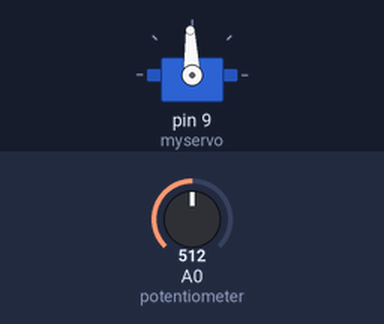
The sketch below on a simulated Arduino Uno, built with avr-gcc and run on an emulated ATmega328P. Shown: servo. Inputs (shaded band) come from the test bench; at power-on: A0 (potentiometer) = 512.

Above: at 1.2 s.
1.3 s: A0 (potentiometer) set to 716
At 2.4 s:
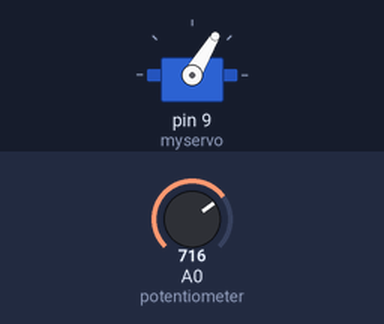
2.8 s: A0 (potentiometer) set to 900
At 3.5 s:
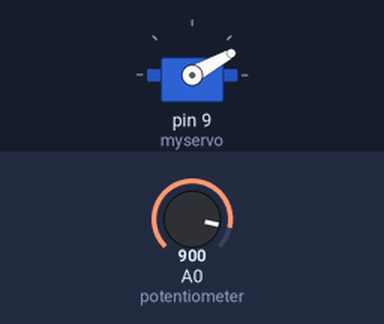
4.3 s: A0 (potentiometer) set to 1023
At 4.7 s:
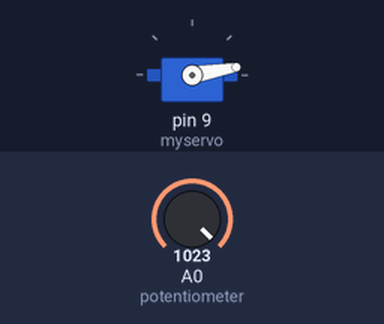
5.8 s: A0 (potentiometer) set to 306
At 7.0 s:
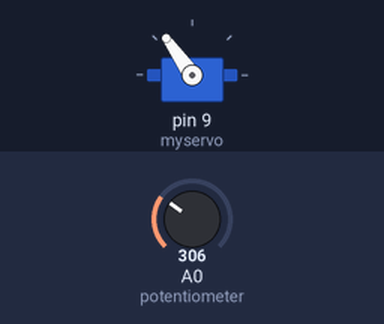
7.3 s: A0 (potentiometer) set to 122
At 8.2 s:
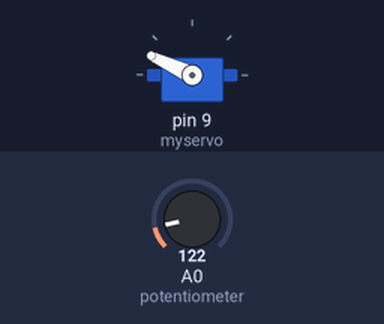
8.8 s: A0 (potentiometer) set to 511
At 9.3 s:
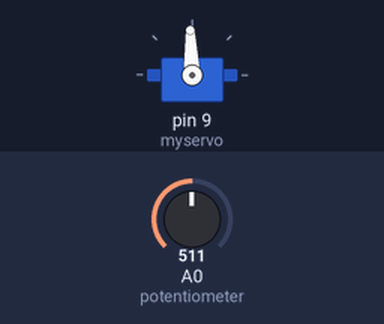
Timing chart, 0 to 11.3 s (numbered marks = the images above; inputs shaded):
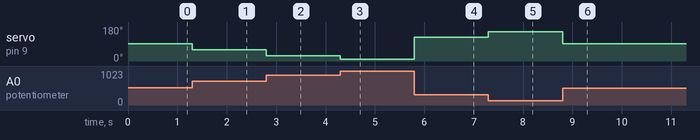

Measured:
- after the input at 1.3 s, servo on pin 9 (myservo): 92° → 59° at once
- after the input at 2.8 s, servo on pin 9 (myservo): 59° → 29° at once
- after the input at 4.3 s, servo on pin 9 (myservo): 29° → 10° at once
- after the input at 5.8 s, servo on pin 9 (myservo): 10° → 125° at once
- after the input at 7.3 s, servo on pin 9 (myservo): 125° → 155° at once
- after the input at 8.8 s, servo on pin 9 (myservo): 155° → 92° at once

The sketch:

Servo.ino
```cpp
#include <Servo.h> //include the servo library

int potPosition;   //this variable will store the position of the potentiometer
int servoPosition; //the servo will move to this position

Servo myservo; //create a servo object

void setup()
{

  myservo.attach(9); //tell the servo object that its servo is plugged into pin 9
}

void loop()
{

  potPosition = analogRead(A0); //use analog read to measure the position of the potentiometer (0-1023)

  servoPosition = map(potPosition, 1023, 0, 10, 175); //convert the potentiometer number to a servo position from 20-160
                                                      //Note: its best to avoid driving the little SIK servos all the
                                                      //way to 0 or 180 degrees it can cause the motor to jitter, which is bad for the servo.

  myservo.write(servoPosition); //move the servo to the 10 degree position
}
```
